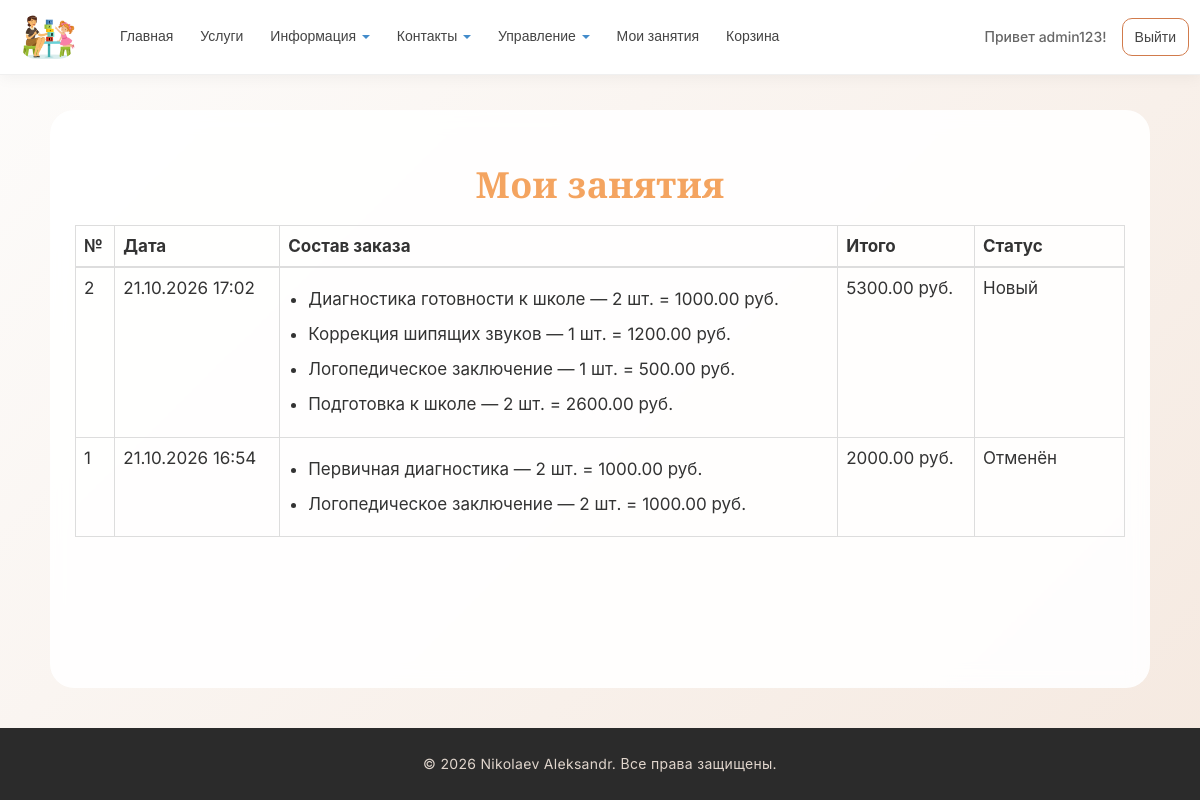
The app's page /myorders/ (signed in) with its own data.
### app/models.py (models this page shows, shortened)
class Order(models.Model):
    STATUS_CHOICES = (
        ('cart', 'Корзина'),
        ('new', 'Новый'),
        ('processing', 'В обработке'),
        ('done', 'Выполнен'),
        ('cancelled', 'Отменён'),
    )
    customer = models.ForeignKey(
        User, null=True, blank=True,
        on_delete=models.SET_NULL,
        verbose_name="Клиент"
    )
    date = models.DateTimeField(default=datetime.now, verbose_name="Дата создания")
    status = models.CharField(max_length=10, choices=STATUS_CHOICES,
                              default='cart', verbose_name="Статус")
    comment = models.TextField(blank=True, verbose_name="Комментарий к заказу")
    def total(self):
        return sum(item.subtotal() for item in self.orderitem_set.all())
    class Meta:
        verbose_name = "Заказ"
        verbose_name_plural = "Заказы"
        ordering = ["-date"]

class OrderItem(models.Model):
    order = models.ForeignKey(Order, on_delete=models.CASCADE, verbose_name="Заказ")
    service = models.ForeignKey(Service, on_delete=models.CASCADE, verbose_name="Услуга")
    quantity = models.PositiveIntegerField(default=1, verbose_name="Количество")
    def subtotal(self):
        price = self.service.price or 0
        return price * self.quantity
    class Meta:
        verbose_name = "Позиция заказа"
        verbose_name_plural = "Позиции заказа"

class Service(models.Model):
    category = models.ForeignKey(ServiceCategory, on_delete=models.CASCADE, verbose_name="Категория", related_name='services')
    name = models.CharField("Название услуги", max_length=100)
    short_description = models.TextField("Краткое описание")
    description = models.TextField("Полное описание")
    price = models.DecimalField(verbose_name="Цена", max_digits=10,decimal_places=2,blank=True, help_text="Можно оставить пустым, если услуга бесплатная",null=True)
    image = models.FileField(verbose_name = "Путь к картинке", blank=True)
    duration = models.CharField("Длительность", max_length=100, blank=True)
    age_group = models.CharField("Возрастная группа", max_length=100, blank = True)
    class Meta:
        verbose_name = "Услуга"
        verbose_name_plural = "Услуги"
        ordering = ['category','name']

### app/views.py (the view)
# urls.py: path('myorders/', views.my_orders, name='my_orders'),
@login_required
def my_orders(request):
    orders = Order.objects.filter(customer=request.user).exclude(status='cart')
    return render(request, 'app/cart/my_orders.html', {
        'orders': orders, 'year': datetime.now().year,
    })

### app/templates/app/cart/my_orders.html (shortened to what this page needs)
{% extends "app/layout.html" %}
{% load static %}
{% block content %}
<h1 class="title">Мои занятия</h1>
{% if orders %}
<table class="table table-bordered description mt-4">
    <thead>
        <tr>
            <th>№</th>
            <th>Дата</th>
            <th>Состав заказа</th>
            <th>Итого</th>
            <th style="width: 150px;">Статус</th>
        </tr>
    </thead>
    <tbody>
        {% for order in orders %}
        <tr>
            <td>{{ forloop.revcounter }}</td>
            <td>{{ order.date|date:"d.m.Y H:i" }}</td>
            <td>
                <ul>
                    {% for item in order.orderitem_set.all %}
                    <li>{{ item.service.name }} — {{ item.quantity }} шт. = {{ item.subtotal }} руб.</li>
                    {% endfor %}
                </ul>
            </td>
            <td>{{ order.total }} руб.</td>
            <td>{{ order.get_status_display }}</td>
        </tr>
        {% endfor %}
    </tbody>
</table>
{% else %}
<div class="info-block">
    <p class="description">Вы еще не делали заказов.</p>
</div>
{% endif %}
{% endblock %}

### app/templates/app/auth/loginpartial.html (shortened to what this page needs)
{% if user.is_authenticated %}
<form id="logoutForm" action="/logout/" method="post" class="navbar-right">
    <ul class="nav navbar-nav navbar-right">
        <li><span class="navbar-brand">Привет {{ user.username }}!</span></li>
        <li><a href="javascript:document.getElementById('logoutForm').submit()">Выйти</a></li>
    </ul>
</form>
{% else %}
<ul class="nav navbar-nav navbar-right">
    <li><a href="{% url 'login' %}">Войти</a></li>
</ul>
{% endif %}

### app/static/app/content/site.css (style rules this page uses)
* { margin: 0; padding: 0; box-sizing: border-box; font-family: 'Inter', -apple-system, BlinkMacSystemFont, 'Segoe UI', Roboto, sans-serif; }
body { font-weight: 400; background: linear-gradient(135deg, #fdfcfb 0%, #f5e9e0 100%); display: flex; flex-direction: column; min-height: 100vh; padding-top: 70px; color: #2d2d2d; line-height: 1.6; }
.title { font-family: 'Playfair Display', serif; font-weight: 700; text-align: center; margin: 25px 0 20px; color: sandybrown; font-size: 36px; letter-spacing: 0.3px; }
p, .description, li { font-size: 17px; font-weight: 400; line-height: 1.6; color: #333; }
.description ul { padding-left: 20px; margin: 10px 0; }
.description li { margin-bottom: 8px; }
.navbar-brand { display: flex; align-items: center; flex-shrink: 0; }
.nav.navbar-nav { display: flex; gap: 3px; list-style: none; flex-wrap: wrap; align-items: center; margin: 0; }
.nav.navbar-nav li a { font-family: 'Inter', sans-serif; font-weight: 500; font-size: 14px; color: #444; padding: 8px 12px; border-radius: 10px; text-decoration: none; transition: all 0.2s ease; white-space: nowrap; }
.navbar-right { display: flex; align-items: center; gap: 10px; list-style: none; margin: 0; padding: 0; flex-shrink: 0; white-space: nowrap; }
.navbar-right li span.navbar-brand { font-weight: 500; font-size: 14px; color: #666; padding: 8px 12px; }
.navbar-right li a { font-family: 'Inter', sans-serif; font-weight: 500; font-size: 14px; padding: 8px 14px; border-radius: 20px; text-decoration: none; border: 1px solid #d17b4c; transition: all 0.2s ease; white-space: nowrap; }
a { text-decoration: none; }

### records on screen
Order: date "21.10.2026 17:02", total "5300.00", status "Новый"
OrderItem: service.name "Диагностика готовности к школе", quantity "2", subtotal "1000.00"
OrderItem: service.name "Коррекция шипящих звуков", quantity "1", subtotal "1200.00"
OrderItem: service.name "Логопедическое заключение", quantity "1", subtotal "500.00"
OrderItem: service.name "Подготовка к школе", quantity "2", subtotal "2600.00"
Order: date "21.10.2026 16:54", total "2000.00", status "Отменён"
OrderItem: service.name "Первичная диагностика", quantity "2", subtotal "1000.00"
OrderItem: service.name "Логопедическое заключение", quantity "2", subtotal "1000.00"

### other values on screen
{{ user.username }} "admin123"
